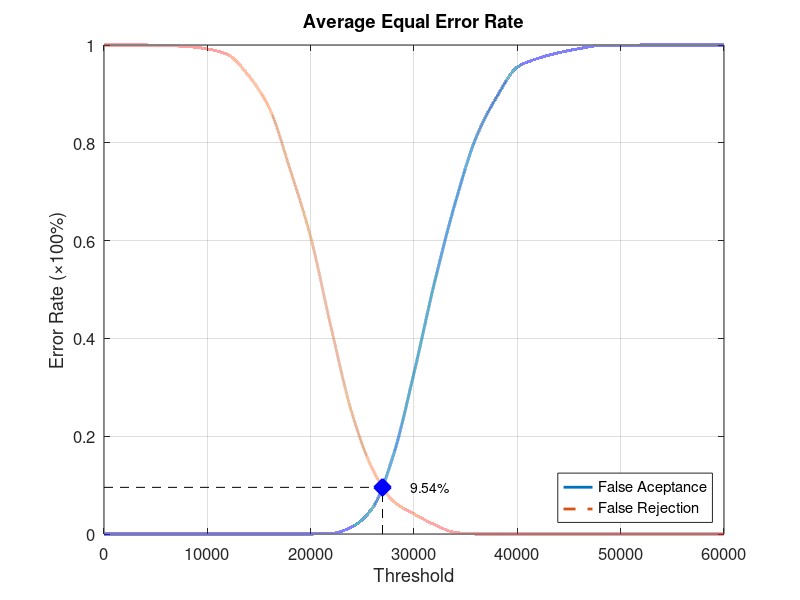
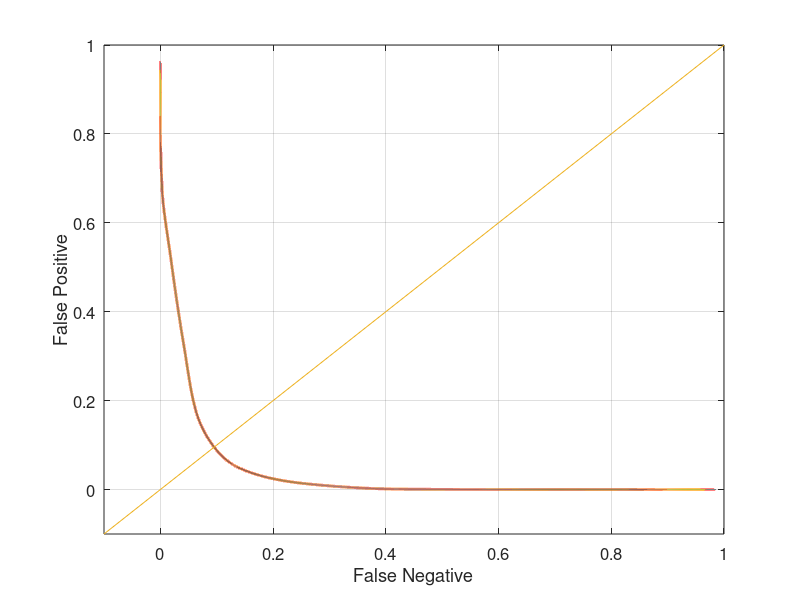

Here is the MATLAB script that generated these plots, in order:
function yEER = Database2Average
close all;
clear;
clc;
x = 0:2000:60000;
xq = 0:0.5:60000;

y0 = [0 0 0 0 0 0 0 0 0 0 0 0.00105263 0.0147368 0.0536842 0.161053 0.329474 0.515789 0.677895 0.810526 0.893684 0.954737 0.972632 0.984211 0.992632 0.998947 0.998947 1 1 1 1 1];
yy0 = interp1(x, y0, xq, 'pchip');
y1 = [1 1 1 0.999 0.997 0.992 0.98 0.937 0.871 0.746 0.607 0.42 0.247 0.132 0.067 0.041 0.019 0.003 0 0 0 0 0 0 0 0 0 0 0 0 0];
yy1 = interp1(x, y1, xq, 'pchip');

% Calculating EER: 
y2 = abs(y0 - y1);
find(y2 == min(y2))
yy2 = abs(yy0 - yy1);
xEER = find(yy2 == min(yy2));
xEERIndex = xq(xEER) % X-axis EER
yEER = yy0(xEER) % Y-axis EER

main = figure
plot(xq, yy0,'-','LineWidth', 2);	hold on
plot(xq, yy1,'--','LineWidth', 2);	hold on
plot([xEERIndex xEERIndex], [0 yEER], 'k--');	hold on
plot([0 xEERIndex], [yEER yEER], 'k--');	hold on
plot(xEERIndex, yEER, 'bx', 'LineWidth', 10);	hold on
text(xEERIndex + 10 * xEERIndex / 100, yEER, [num2str(round((10000 * yEER)) / 100) '%'])
legend('False Aceptance', 'False Rejection', 'Location', 'SouthEast')
xlabel('Threshold')
ylabel('Error Rate (\times100%)')
title('Average Equal Error Rate')
set(gca, 'FontSize', 12)
axis([0 60000 0 1])
grid on

print(main, 'Database2AverageMain', '-dpng');
FNRxFPR = figure('Color', [1 1 1]);
plot(yy1, yy0, '-', yy1, yy0, 'LineWidth', 2);
hold on
y = -0.1:0.1:1
plot(y, y); 
set(gca, 'FontSize', 12)
xlabel('False Negative')
ylabel('False Positive')
axis([-0.1 1 -0.1 1])
set(gca, 'FontSize', 12)
grid on

print(FNRxFPR, 'Database2AverageFNRxFPR','-dpng');
end
